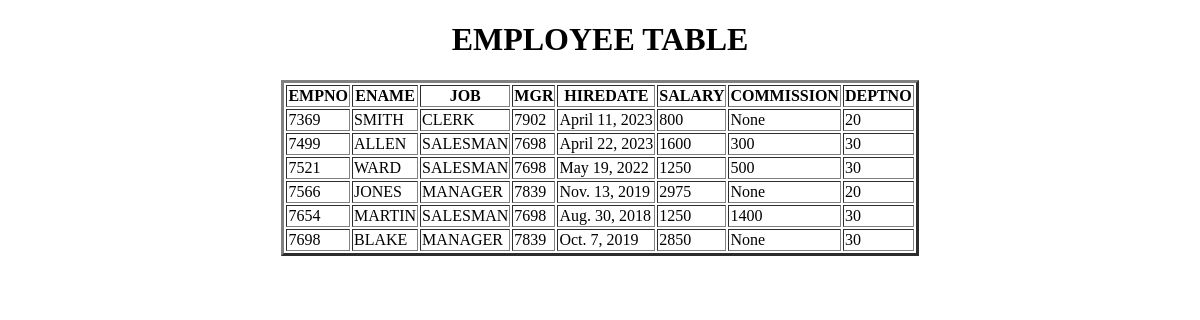
The page /emp/ on the database its author committed.
### app/models.py (models this page shows, shortened)
class Empt(models.Model):
    DeptNo=models.ForeignKey(Depat,on_delete=models.CASCADE)
    EmpNo=models.IntegerField(primary_key=True)
    EName=models.CharField(max_length=100,unique=True)
    Job=models.CharField(max_length=100)
    Mgr=models.IntegerField()
    HireDate=models.DateField()
    Salary=models.IntegerField()
    Commission=models.IntegerField(null=True,blank=True)

class Depat(models.Model):
    DeptNo=models.IntegerField(primary_key=True)
    DName=models.CharField(max_length=100)
    Loc=models.CharField(max_length=100)

### app/views.py (the view)
# urls.py: path('emp/',emp,name='emp'),
def emp(reqeust):
    LOE=Empt.objects.all()
    d={'et':LOE}
    return render(reqeust,'emp.html',d)

### templates/emp.html (shortened to what this page needs)
{% load static %}
<!DOCTYPE html>
<html lang="en">
<head>
    <link rel="stylesheet" href="{% static 'css/c5.css' %}">
</head>
<body>
    <center>
        <h1>
            EMPLOYEE TABLE
        </h1>
        <table border="3px">
        <tr id="a">
            <th>EMPNO</th>
            <th>ENAME</th>
            <th>JOB</th>
            <th>MGR</th>
            <th>HIREDATE</th>
            <th>SALARY</th>
            <th>COMMISSION</th>
            <th>DEPTNO</th>
        </tr>
           {% for i in et %}
           <tr>
            <td id="b">{{i.EmpNo}}</td>
            <td id="c">{{i.EName}}</td>
            <td id="d">{{i.Job}}</td>
            <td id="e">{{i.Mgr}}</td>
            <td id="f">{{i.HireDate}}</td>
            <td id="g">{{i.Salary}}</td>
            <td id="h">{{i.Commission}}</td>
            <td id="i">{{i.DeptNo.DeptNo}}</td>
        </tr>
           {% endfor%}
    </table>
    </center>
</body>
</html>

### rows shown on the page
Empt: EmpNo "7369", EName "SMITH", Job "CLERK", Mgr "7902", HireDate "April 11, 2023", Salary "800", Commission "None", DeptNo.DeptNo "20"
Empt: EmpNo "7499", EName "ALLEN", Job "SALESMAN", Mgr "7698", HireDate "April 22, 2023", Salary "1600", Commission "300", DeptNo.DeptNo "30"
Empt: EmpNo "7521", EName "WARD", Job "SALESMAN", Mgr "7698", HireDate "May 19, 2022", Salary "1250", Commission "500", DeptNo.DeptNo "30"
Empt: EmpNo "7566", EName "JONES", Job "MANAGER", Mgr "7839", HireDate "Nov. 13, 2019", Salary "2975", Commission "None", DeptNo.DeptNo "20"
Empt: EmpNo "7654", EName "MARTIN", Job "SALESMAN", Mgr "7698", HireDate "Aug. 30, 2018", Salary "1250", Commission "1400", DeptNo.DeptNo "30"
Empt: EmpNo "7698", EName "BLAKE", Job "MANAGER", Mgr "7839", HireDate "Oct. 7, 2019", Salary "2850", Commission "None", DeptNo.DeptNo "30"
